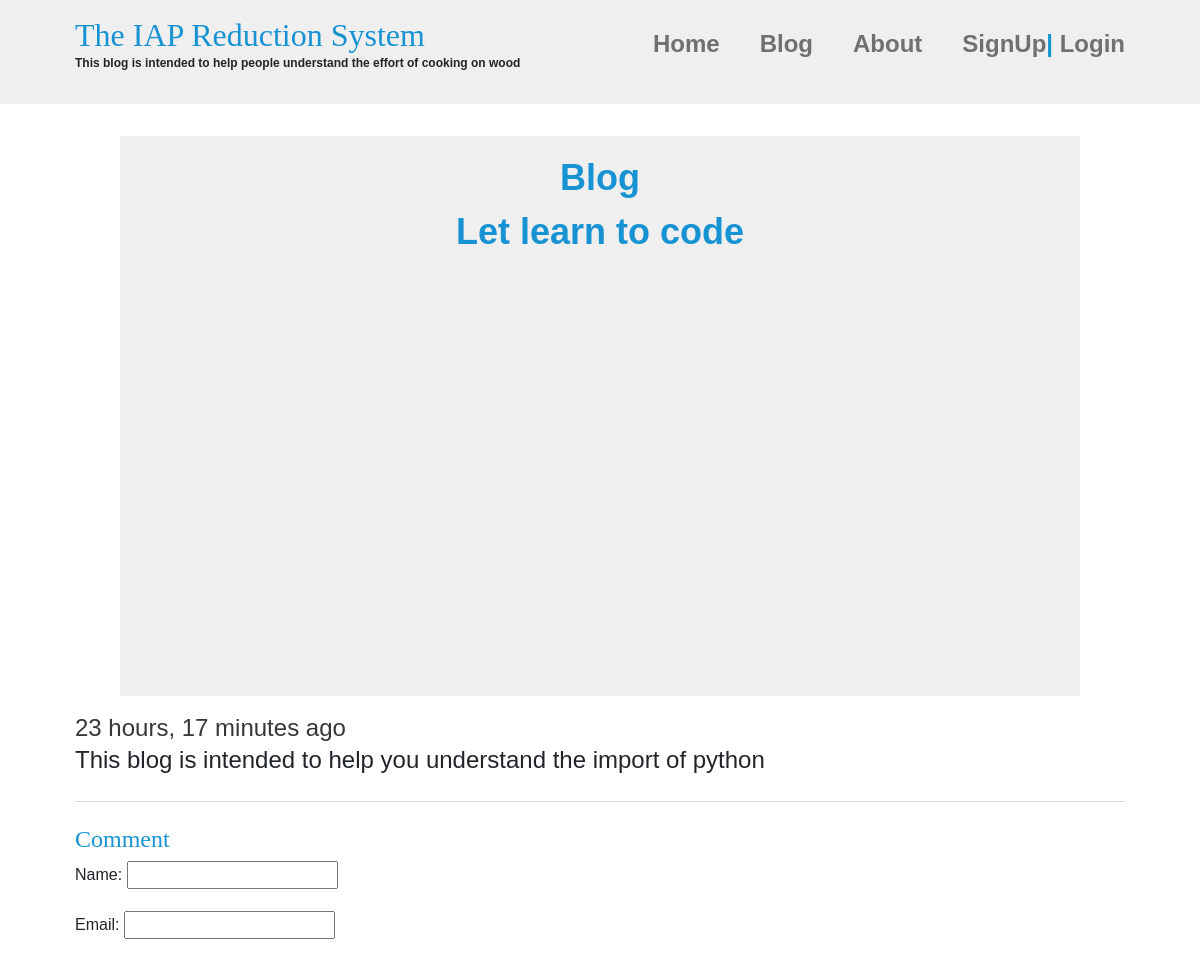
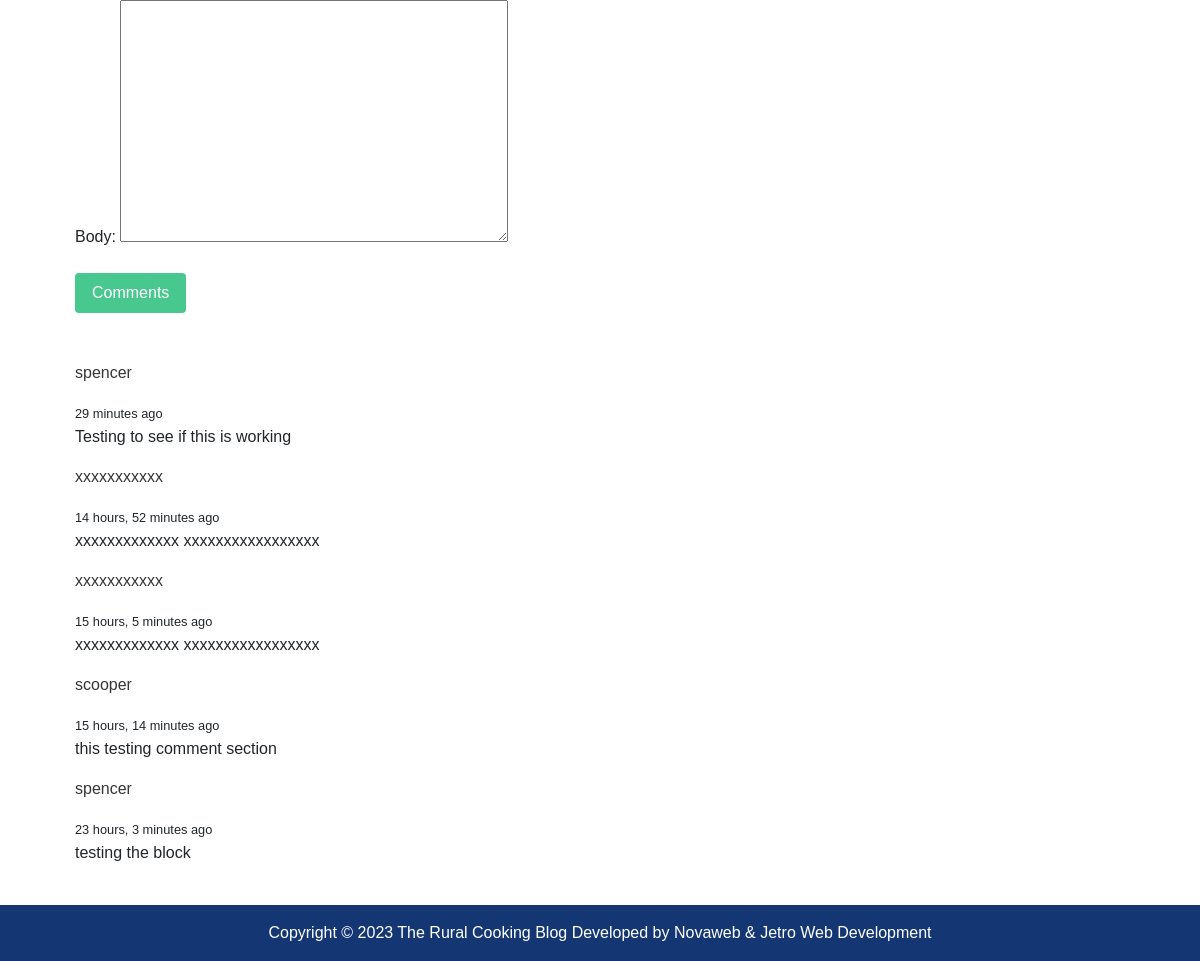
Screenshot of /let-learn-to-code/ with the database file from the repository (2 pictures, top to bottom).
### blog/models.py (models this page shows, shortened)
class Post(models.Model):
    title = models.CharField(max_length=100)
    current_time = models.DateTimeField(auto_now_add=True)
    slug = models.SlugField()
    image = models.ImageField(upload_to='uploaded/galleries', blank=True, null=True)
    body = models.TextField()
    class Meta:
        ordering = ('-current_time',)

class Comment(models.Model):
    post = models.ForeignKey(Post, related_name="comments", on_delete=models.CASCADE)
    name = models.CharField(max_length=220)
    current_time = models.DateTimeField(auto_now_add=True)
    email = models.EmailField()
    body = models.TextField()
    class Meta:
        ordering = ('-current_time',)

### blog/views.py (the view)
# urls.py: path('<slug:slug>/', views.details, name='post_details'),
def details(request, slug):
    post = get_object_or_404(Post, slug=slug)
    if request.method == 'POST':
        form = CommentForm(request.POST)
        if form.is_valid():
            comment = form.save(commit=False)
            comment.post = post
            comment.save()
            return redirect('post_details', slug=slug)
    else:
        form = CommentForm()
    return render(request, 'blog/details.html',{"posts":post, "form":form})

### blog/forms.py
class CommentForm(forms.ModelForm):
    class Meta:
        model = Comment
        fields = ('name', 'email','body')

### blog/templates/blog/details.html (shortened to what this page needs)
{% extends 'blog/base.html' %}
{% load static %}
{% block content_area %}
    <div class="container">
        <div class="">
            <div class="banner-section">
                <p class="banner-heading"><span>Blog </span><br>{{posts.title}}</p>
            </div>
            <br>
            <p class="article-info"><strong>{{posts.current_time|timesince}} ago</strong></p>
            <p class="article-body">{{posts.body}}</a></p>
            <hr>
            <h2 class="comment">Comment</h2>
            <form method="POST" class="">
                {{form.as_p}}
                <div class="fields">
                    <div class="control">
                    <button class="button is-success">Comments</button>
                    </div>
                    <br>
                    <br>
                </div>
            </form>
            {% for Comment in posts.comments.all %}
                <div class="comment-section">
                    <strong><p>{{ Comment.name }}</p></strong><small>{{ Comment.current_time |timesince }} ago</small><br>
                    <p>{{ Comment.body }}</p>
                </div>
            {% endfor %}
            <br>
        </div>
    </div>
{%endblock%}

### static/asset/css/style.css (style rules this page uses)
* { margin : 0; padding : 0; }
body { margin : 0; font-family : 'Ubuntu', sans-serif; font-weight: 300; }
.container { width : 90%; max-width : 1200px; margin : 0 auto; }
.banner-heading { font-size: 3vw; text-align: center; color : #1792d2; font-weight: 600; }
h1, h2, h3 { font-family : 'Lora', serif; font-weight : 100; color : #1792d2; margin-top : 0; }
.banner-section { position:relative; width : 90vw; height : 55vh; margin : 0; justify-content: space-between; background-color : #efefef; padding : 0; }
.banner-section { border: 15px solid #efefef; margin-top: -20px; width: 80vw; height: 70vh; margin: 0 auto; justify-content: space-between; background-color: #efefef; }
.article-title, .article-info, .article-body, .comment { font-size : 1.5rem; margin : 0; padding : .3em 0; }
.article-info { line-height: 0; }
@media (min-width: 675px) { .article-info { order : -1 } }

### rows the page displays
Post: title "Let learn to code", current_time "23 hours, 17 minutes", body "This blog is intended to help you understand the import of python"
Comment: name "spencer", current_time "29 minutes", body "Testing to see if this is working"
Comment: name "xxxxxxxxxxx", current_time "14 hours, 52 minutes", body "xxxxxxxxxxxxx xxxxxxxxxxxxxxxxx"
Comment: name "xxxxxxxxxxx", current_time "15 hours, 5 minutes", body "xxxxxxxxxxxxx xxxxxxxxxxxxxxxxx"
Comment: name "scooper", current_time "15 hours, 14 minutes", body "this testing comment section"
Comment: name "spencer", current_time "23 hours, 3 minutes", body "testing the block"
